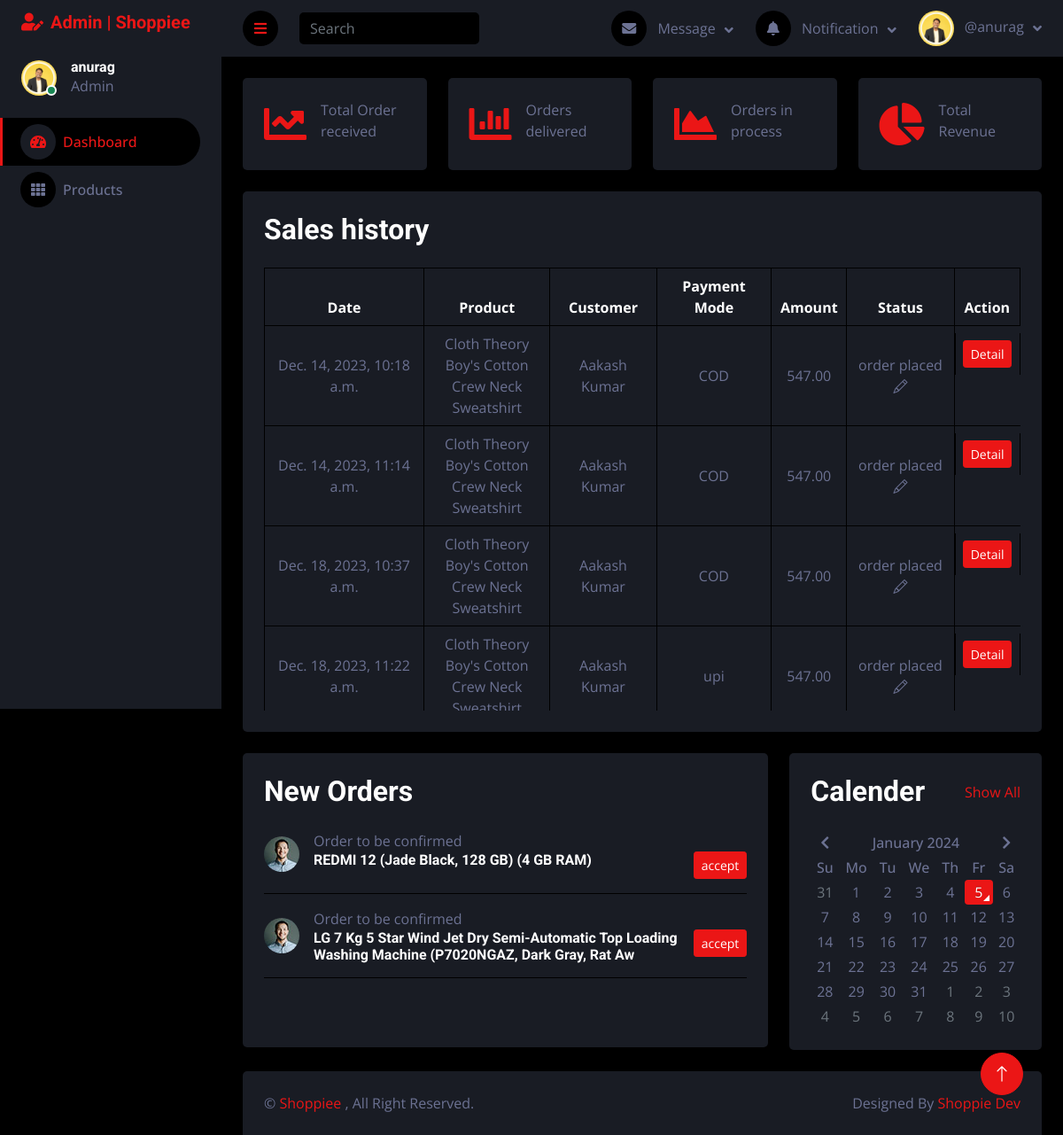
Page /admin-panel/dashboard (signed in) on the earlier database version.
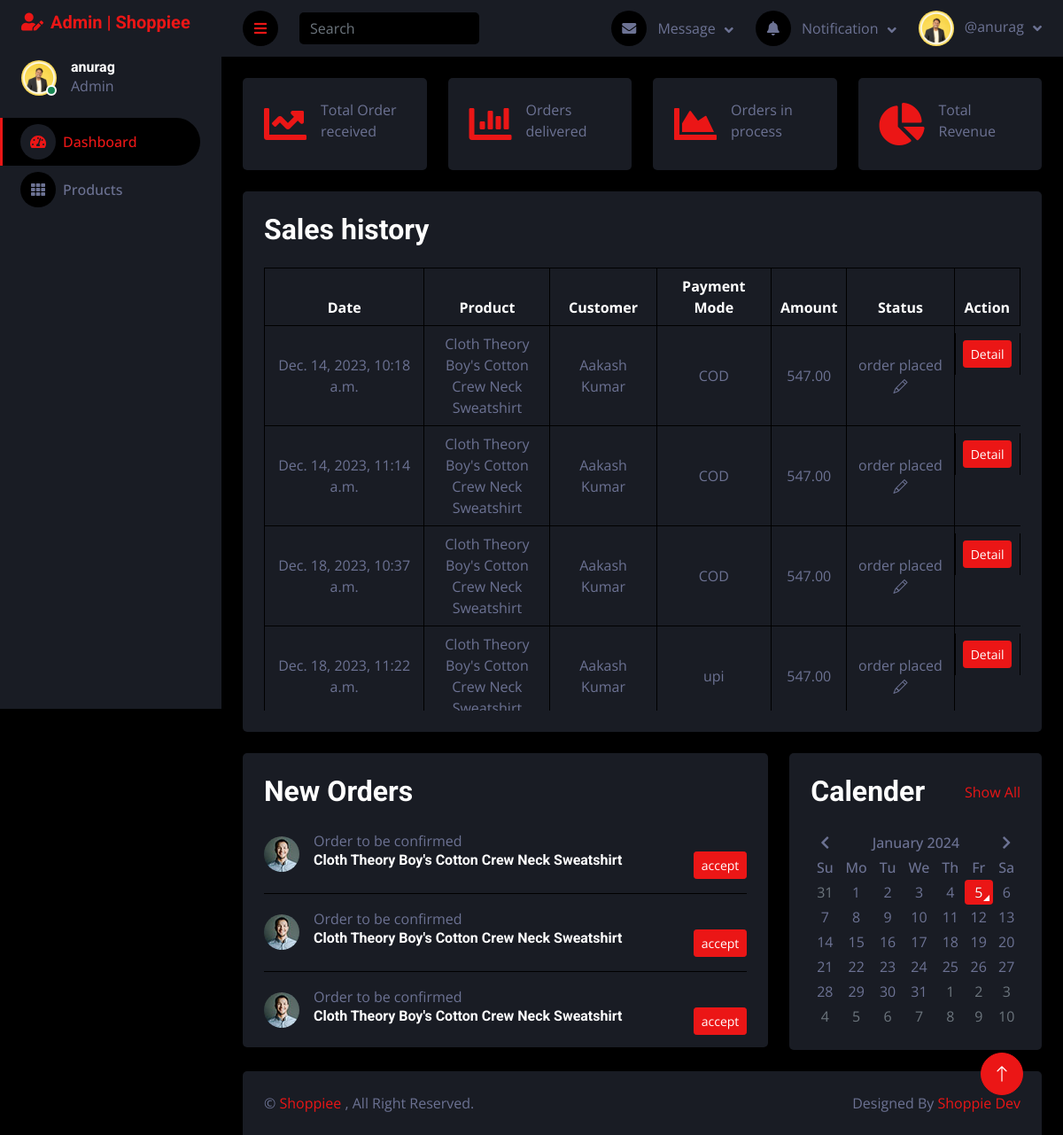
Same page on the later database version.
### orders/models.py (models this page shows, shortened)
class OrderItems(models.Model):
    order = models.ForeignKey(Order, on_delete=models.CASCADE)
    product = models.ForeignKey(Product, on_delete=models.CASCADE)
    quantity = models.PositiveIntegerField()
    status = models.CharField(max_length=255, default='waiting for confirmation')

class Order(models.Model):
    user = models.ForeignKey(User, on_delete=models.CASCADE)
    delivery_address = models.ForeignKey(Address, on_delete=models.SET_NULL, null=True)
    order_date = models.DateTimeField(auto_now_add=True)
    total_bill = models.IntegerField(blank=True, null=True)
    transaction_id = models.CharField(max_length=100, blank=True)
    payment_method = models.CharField(max_length=20, choices=payment_choices)
    is_delivered = models.BooleanField(default=False)
    is_confirmed = models.BooleanField(default=False)

### product/models.py (models this page shows, shortened)
class Product(models.Model):
    product_name = models.CharField(max_length=100)
    product_desc = models.CharField(max_length=600)
    category = models.ForeignKey(ProductCategory, on_delete=models.SET_NULL, null=True)
    brand = models.ForeignKey(Brand, on_delete=models.SET_NULL, null=True)
    color = models.ForeignKey(Color, on_delete=models.SET_NULL, null=True, blank=True)
    mdl = models.ForeignKey(Mdl, on_delete=models.CASCADE, null=True, blank=True)
    price = models.DecimalField(max_digits=10, decimal_places=2)
    user = models.ForeignKey(User, on_delete=models.CASCADE)
    stock_quantity = models.PositiveIntegerField()
    image1 = models.ImageField(upload_to = 'static/')
    image2 = models.ImageField(upload_to = 'static/')
    image3 = models.ImageField(upload_to = 'static/')
    image4 = models.ImageField(upload_to = 'static/', blank=True)
    image5 = models.ImageField(upload_to = 'static/', blank=True)

### account/models.py (models this page shows)
class User(AbstractUser):
    mobile = models.CharField(max_length=20, blank=True)
    user_type = models.CharField(max_length=10, choices=user_choices, blank=True)
    profile_pic = models.ImageField(upload_to='static/', default='./static/default_profile_pic.webp', blank=True, null=True)
    objects = UserManager()
    USERNAME_FIELD = 'username'
    def __str__(self) -> str:
        return self.username

### orders/views.py (the view)
# urls.py: path('admin-panel/dashboard', views.admin_home),
@login_required(login_url='/adminlogin')
def admin_home(request):
    return render(request, 'admin_template/index.html', {'order_detail' : OrderItems.objects.filter(product__user=request.user)})

### templates/admin_template/index.html (shortened to what the changed rows need)
{% extends './adminBase.html' %}
{% load static %}
{% block content %}
<div class="container-fluid pt-4 px-4">
    <div class="bg-secondary text-center rounded p-4">
        <div class="d-flex align-items-center justify-content-between mb-4">
            <h2 class="mb-0">Sales history</h2>
        </div>
        <div class="table-responsive" style="height: 500px; overflow: auto;">
            <table id="orderTable" class="table text-start align-middle table-bordered table-hover mb-0">
                <thead>
                    <tr class="text-white">
                        <th scope="col" class="text-center">Date</th>
                        <th scope="col" class="col-2 text-center">Product</th>
                        <th scope="col" class="text-center">Customer</th>
                        <th scope="col" class="text-center">Payment Mode</th>
                        <th scope="col" class="text-center">Amount</th>
                        <th scope="col" class="text-center">Status</th>
                        <th scope="col" class="text-center">Action</th>
                    </tr>
                </thead>
                <tbody>
                    {% for order in order_detail %}
                    {% if order.status != 'waiting for confirmation' %}
                        <tr>
                            <td class="text-center">{{order.order.order_date}}</td>
                            <td class="text-center"><a href="/add-product/{{user}}/{{order.product.id}}" class="text-light">{{order.product.product_name}}</a></td>
                            <td class="text-center">{{order.order.user.first_name}} {{order.order.user.last_name}}</td>
                            <td class="text-center">{{order.order.payment_method}}</td>
                            <td class="text-center price">{{order.product.price}}</td>
                            <td class="text-center status" data-order-id={{order.id}} data-order-status="{{order.status}}">{{order.status}}<i class="bi bi-pencil"  data-bs-toggle="modal" data-bs-target="#myModal"></i></td>
                            <td class="d-flex justify-content-center mt-2"><a class="btn btn-sm btn-primary" href="/admin-order/{{user}}/{{order.order.id}}">Detail</a></td>
                        </tr>
                    {% endif %}
                    {% endfor %}
                </tbody>
            </table>
        </div>
    </div>
</div>
<div class="container-fluid pt-4 px-4">
    <div class="row g-4">
        <div class="col-sm-12 col-md-8 col-xl-8">
            <div class="bg-secondary rounded p-4" style="height: 332px; overflow: auto;">
                <div class="d-flex align-items-center justify-content-between mb-2">
                    <h2 class="mb-0">New Orders</h2>
                </div>
                {% for order in order_detail %}
                    {% if order.status == 'waiting for confirmation' %}
                        <div class="pending-order d-flex align-items-center border-bottom py-3">
                            <img class="rounded-circle flex-shrink-0" src="{% static 'img2/user.jpg' %}" alt=""
                                style="width: 40px; height: 40px;">
                                <div class="w-100 ms-3">
                                <span>Order to be confirmed</span>
                                <div class="d-flex w-100 justify-content-between">
                                    <h6 class="mb-0">{{order.product.product_name}}</h6>
                                    <small><button data-order-id="{{order.id}}" data-order-status="order placed" class="cnf-order  btn btn-primary btn-sm">accept</button></small>
                                </div>
                            </div>
                        </div>
                    {% endif %}
                {% endfor %}
            </div>
        </div>
        <div class="col-sm-12 col-md-4 col-xl-4">
            <div class="h-100 bg-secondary rounded p-4">
                <div class="d-flex align-items-center justify-content-between mb-4">
                    <h2 class="mb-0">Calender</h2>
                </div>
            </div>
        </div>
    </div>
</div>
{% endblock %}

Differences in the rows shown:
no longer on this page (row unchanged): OrderItems: product.product_name "REDMI 12 (Jade Black, 128 GB) (4 GB RAM)", shown under "New Orders"
no longer on this page (row unchanged): OrderItems: product.product_name "LG 7 Kg 5 Star Wind Jet Dry Semi-Automatic Top Loading Washing Machine (P7020NGAZ, Dark Gray, Rat Aw", shown under "New Orders"
added OrderItems: product.product_name "Cloth Theory Boy's Cotton Crew Neck Sweatshirt", shown under "New Orders"
added OrderItems: product.product_name "Cloth Theory Boy's Cotton Crew Neck Sweatshirt", shown under "New Orders"
added OrderItems: product.product_name "Cloth Theory Boy's Cotton Crew Neck Sweatshirt", shown under "New Orders"
